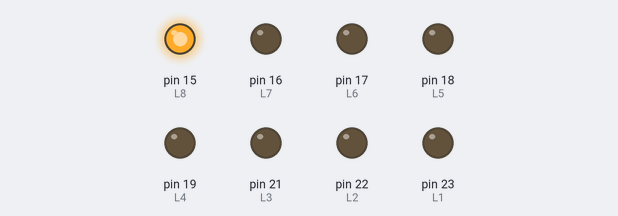
This sketch was run on a simulated Arduino Mega 2560, built with avr-gcc and run on an emulated ATmega2560. Shown: output pins drawn as LEDs (lit = HIGH).

Above: at 0.2 s.
At 3.0 s:
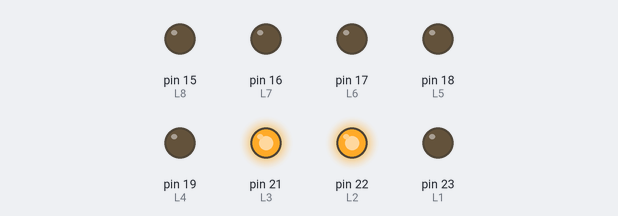
At 4.8 s:
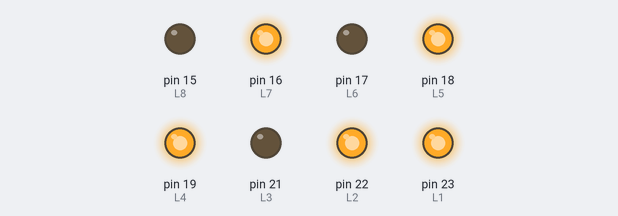
At 10.2 s:
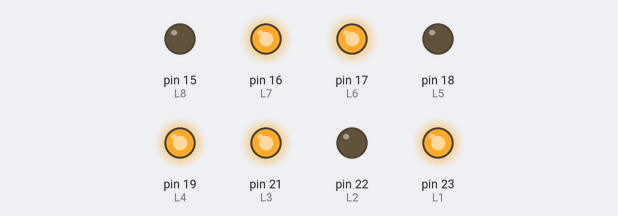
At 14.5 s:
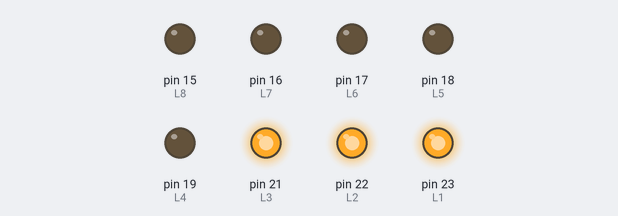
At 20.4 s:
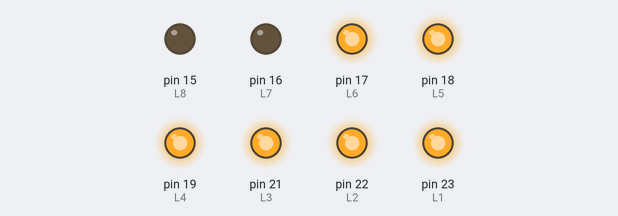
Timing chart, 0 to 22.3 s (numbered marks = the images above):
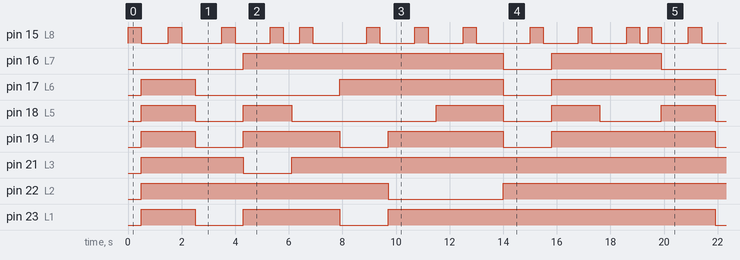

The sketch:

sketch_jun30b_7_segment_.ino
```cpp
#define L1 23
#define L2 22
#define L3 21
#define L4 19
#define L5 18
#define L6 17
#define L7 16
#define L8 15

void setup() {
  // put your setup code here, to run once:

pinMode(L1, OUTPUT);
pinMode(L2, OUTPUT);
pinMode(L3, OUTPUT);
pinMode(L4, OUTPUT);
pinMode(L5, OUTPUT);
pinMode(L6, OUTPUT);
pinMode(L7, OUTPUT);
pinMode(L8, OUTPUT);
}

void loop() {
  // put your main code here, to run repeatedly:
digitalWrite(L8, 1);
delay(500);
digitalWrite(L8, 0);
digitalWrite(L1, 1);
digitalWrite(L2, 1);
digitalWrite(L3, 1);
digitalWrite(L4, 1);
digitalWrite(L5, 1);
digitalWrite(L6, 1);
digitalWrite(L7, 0);
delay(1000);
digitalWrite(L8, 1);
delay(500);
digitalWrite(L8, 0);
delay(500);
digitalWrite(L1, 0);
digitalWrite(L2, 1);
digitalWrite(L3, 1);
digitalWrite(L4, 0);
digitalWrite(L5, 0);
digitalWrite(L6, 0);
digitalWrite(L7, 0);
delay(1000);
digitalWrite(L8, 1);
delay(500);
digitalWrite(L8, 0);
delay(300);
digitalWrite(L1, 1);
digitalWrite(L2, 1);
digitalWrite(L3, 0);
digitalWrite(L4, 1);
digitalWrite(L5, 1);
digitalWrite(L6, 0);
digitalWrite(L7, 1);
delay(1000);
digitalWrite(L8, 1);
delay(500);
digitalWrite(L8, 0);
delay(300);
digitalWrite(L1, 1);
digitalWrite(L2, 1);
digitalWrite(L3, 1);
digitalWrite(L4, 1);
digitalWrite(L5, 0);
digitalWrite(L6, 0);
digitalWrite(L7, 1);
delay(300);
digitalWrite(L8, 1);
delay(500);
digitalWrite(L8, 0);
delay(1000);
digitalWrite(L1, 0);
digitalWrite(L2, 1);
digitalWrite(L3, 1);
digitalWrite(L4, 0);
digitalWrite(L5, 0);
digitalWrite(L6, 1);
digitalWrite(L7, 1);
delay(1000);
digitalWrite(L8, 1);
delay(500);
digitalWrite(L8, 0);
delay(300);
digitalWrite(L1, 1);
digitalWrite(L2, 0);
digitalWrite(L3, 1);
digitalWrite(L4, 1);
digitalWrite(L5, 0);
digitalWrite(L6, 1);
digitalWrite(L7, 1);
delay(1000);
digitalWrite(L8, 1);
delay(500);
digitalWrite(L8, 0);
delay(300);
digitalWrite(L1, 1);
digitalWrite(L2, 0);
digitalWrite(L3, 1);
digitalWrite(L4, 1);
digitalWrite(L5, 1);
digitalWrite(L6, 1);
digitalWrite(L7, 1);
delay(1000);
digitalWrite(L8, 1);
delay(500);
digitalWrite(L8, 0);
delay(1000);
digitalWrite(L1, 1);
digitalWrite(L2, 1);
digitalWrite(L3, 1);
digitalWrite(L4, 0);
digitalWrite(L5, 0);
digitalWrite(L6, 0);
digitalWrite(L7, 0);
delay(1000);
digitalWrite(L8, 1);
delay(500);
digitalWrite(L8, 0);
delay(300);
digitalWrite(L1, 1);
digitalWrite(L2, 1);
digitalWrite(L3, 1);
digitalWrite(L4, 1);
digitalWrite(L5, 1);
digitalWrite(L6, 1);
digitalWrite(L7, 1);
delay(1000);
digitalWrite(L8, 1);
delay(500);
digitalWrite(L8, 0);
delay(300);
digitalWrite(L1, 1);
digitalWrite(L2, 1);
digitalWrite(L3, 1);
digitalWrite(L4, 1);
digitalWrite(L5, 0);
digitalWrite(L6, 1);
digitalWrite(L7, 1);
delay(1000);
digitalWrite(L8, 1);
delay(500);
digitalWrite(L8, 0);
delay(300);
}
```

Measured:
- by itself, pin 15 (L8): moves between LOW and HIGH, repeating every 19.4 s
- by itself, pin 16 (L7): LOW → HIGH at 4.3 s, → LOW 9.7 s later, → HIGH 1.8 s later, → LOW 4.1 s later, … (8 changes in this stretch)
- by itself, pin 17 (L6): LOW → HIGH at 0.50 s, → LOW 2.0 s later, → HIGH 5.4 s later, → LOW 6.1 s later, … (9 changes in this stretch)
- by itself, pin 18 (L5): LOW → HIGH at 0.50 s, → LOW 2.0 s later, → HIGH 1.8 s later, → LOW 1.8 s later, … (17 changes in this stretch)
- by itself, pin 19 (L4): LOW → HIGH at 0.50 s, → LOW 2.0 s later, → HIGH 1.8 s later, → LOW 3.6 s later, … (13 changes in this stretch)
- by itself, pin 21 (L3): goes HIGH 3.8 s, LOW 1.8 s, HIGH 17.6 s, LOW 1.8 s, then HIGH
- by itself, pin 22 (L2): goes HIGH 9.2 s, LOW 4.3 s, HIGH 15.1 s, LOW 4.3 s, then HIGH
- by itself, pin 23 (L1): LOW → HIGH at 0.50 s, → LOW 2.0 s later, → HIGH 1.8 s later, → LOW 3.6 s later, … (9 changes in this stretch)
